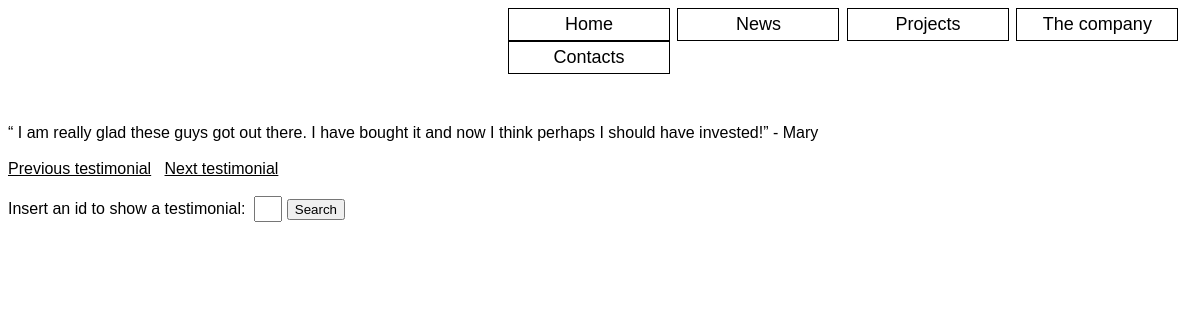
The page /showTestimonial.php?id=2 on the database its author committed.
### tables this page shows
create table testimonial
   (name		varchar(15)		not null,
   	test        varchar(255)    not null,
    id          integer(2)    not null auto_increment,
    primary key(id));

### showTestimonial.php (the view, shortened to what this page needs)
<!DOCTYPE html>
<html>
<head>
</head>
<body>
	<nav>
		<a href="index.html">
			<div>Home</div>
		</a>
		<a href="news.php">
			<div>News</div>
		</a>
		<a href="projects.html">
			<div>Projects</div>
		</a>
		<a href="company.php">
			<div>The company</div>
		</a>
		<a href="contacts.php">
			<div>Contacts</div>
		</a>
	</nav>
	<?php
		$id = $_GET["id"];
		$counter = 0;
		$host = "db.ist.utl.pt";
		$user = "ist173214";
		$pass = "quhh2828";
		$dbname = $user;
		$db = new PDO("mysql:host=$host;dbname=$dbname", $user, $pass);
		$db->setAttribute(PDO::ATTR_ERRMODE, PDO::ERRMODE_EXCEPTION);
		$all = "SELECT * FROM testimonial;";
		$process = $db->query($all);
		foreach ($process as $row) {
			$counter++;
		}
		$link = "showTestimonial.php?id=";
		$naddr = $link.$_SESSION['next'];
		$paddr = $link.$_SESSION['previous'];
		$sql = "SELECT * FROM testimonial WHERE id=$id;";
		$result=$db->query($sql);
		foreach ($result as $try) {
			$text = $try['test'];
			$name = $try['name'];
			echo($text.' - '.$name.'<br>');
		}
		if ($id === 1) {
			echo "<br>";
			echo "<a href='".$naddr."'>Next testimonial</a>";
			echo "<br><br>";
		} else if ($id < $counter) {
			echo "<br>";
			echo "<a href='".$paddr."'>Previous testimonial</a>&nbsp;&nbsp;&nbsp;";
			echo "<a href='".$naddr."'>Next testimonial</a>";
			echo "<br><br>";
		} else if ($id === $counter) {
			echo "<br>";
			echo "<a href='".$paddr."'>Previous testimonial</a>&nbsp;&nbsp;&nbsp;";
			echo "<br><br>";
		} else {
			echo "<br>";
			echo "There are no more testimonials";
			echo "<br><br>";
		}
	?>
	<link rel="stylesheet" type="text/css" href="main.css">
	<form action="showTestimonial.php" method="GET" class="showTestimonial">
		 Insert an id to show a testimonial: &nbsp;<input type="text" name="id" maxlength="1">
		<input type="submit" value="Search">
	</form>
</body>
</html>

### main.css (style rules this page uses)
* { font-family: sans-serif; color: black; }
nav { margin-left: 500px; margin-bottom: 50px; }
nav > a { text-decoration: none; }
nav > a > div { font-size: 18px; display: inline-block; border: 1px solid black; padding: 5px; margin-right: 3px; text-align: center; width: 150px; }
.showTestimonial input[type="text"] { width: 20px; height: 20px; }

### rows shown on the page
testimonial: test "“ I am really glad these guys got out there. I have bought it and now I think perhaps I should have invested!”", name "Mary"
